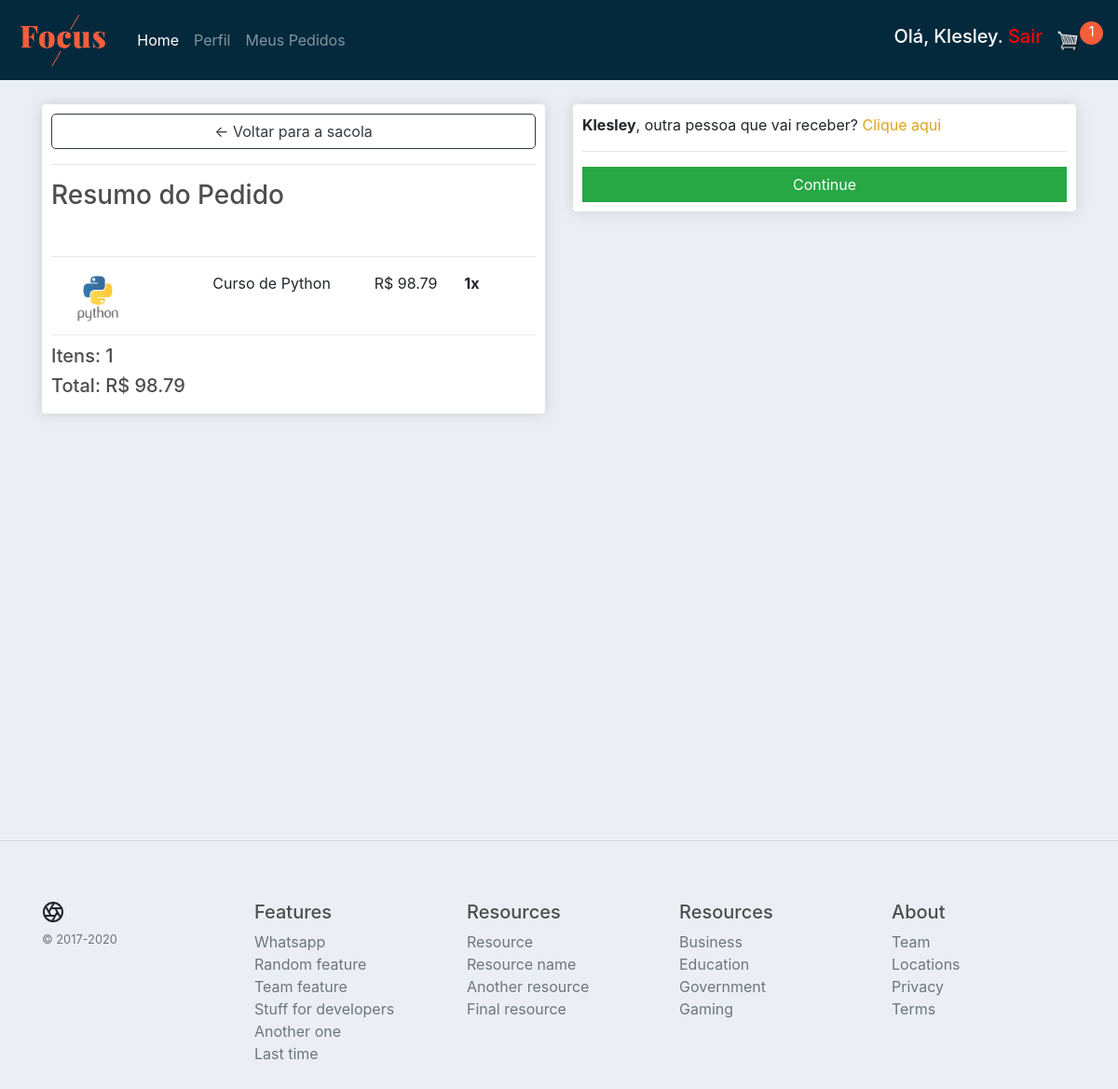
/checkout/ (signed in), run on an earlier commit of the app's database.
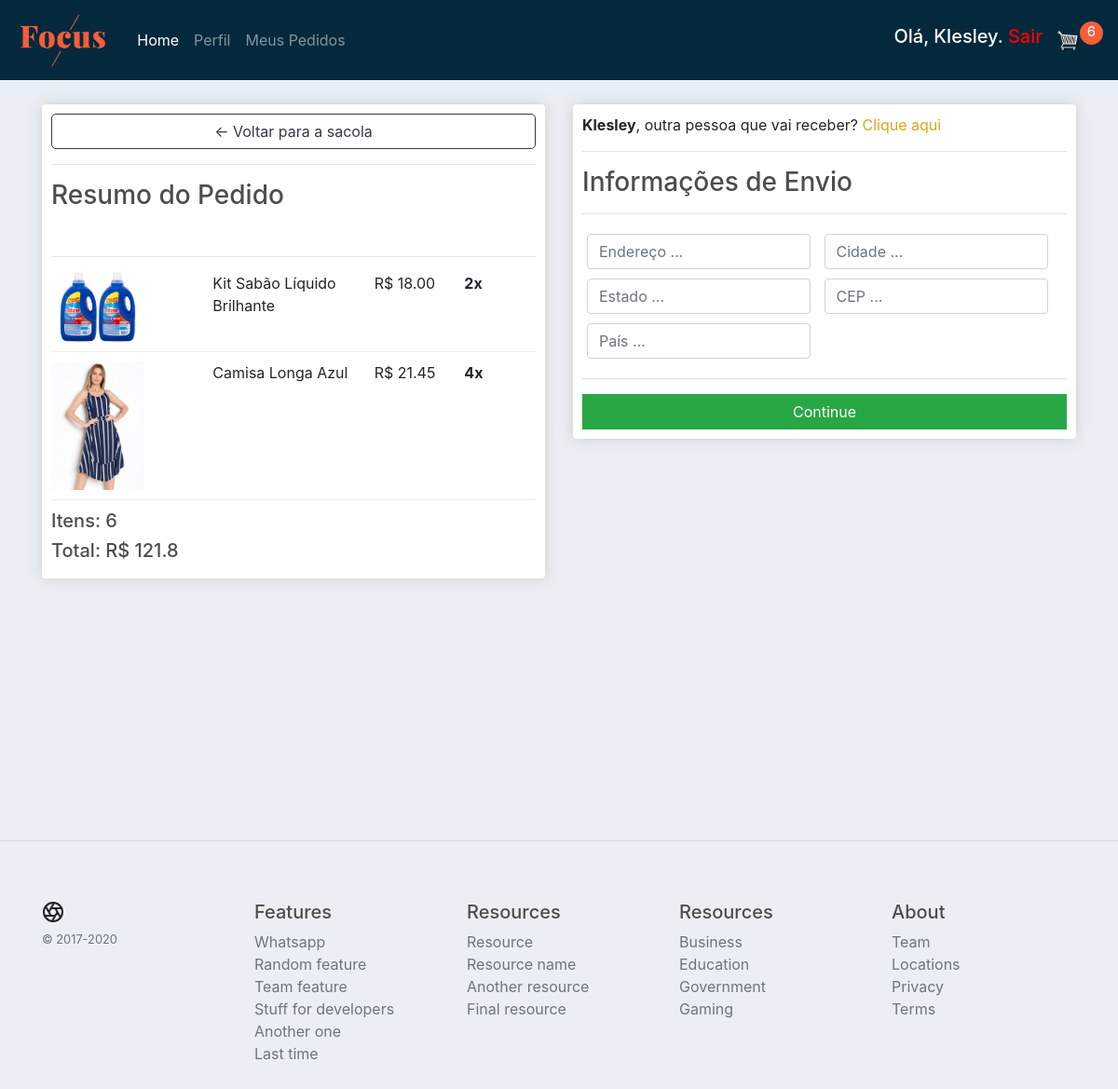
And on a later commit of the database.
### store/models.py (models this page shows, shortened)
class Order(models.Model):
    STATUS = [
        ('In the cart', 'In the cart'),
        ('Waiting for Payment', 'Waiting for Payment'),
        ('Preparation', 'Preparation'),
        ('Out for delivery', 'Out for delivery'),
        ('Delivered', 'Delivered')
    ]
    customer = models.ForeignKey(Customer, on_delete=models.SET_NULL, null=True)
    date_orderd = models.DateTimeField(auto_now_add=True)
    status = models.CharField(max_length=200, choices=STATUS, default=STATUS[0])
    transaction_id = models.CharField(max_length=200, null=False)
    @property
    def get_total_order(self):
        orders_items = self.orderitem_set.all()
        total_order = sum(item.get_total_order_item for item in orders_items)
        return float(total_order)
    @property
    def get_total_cart_items(self):
        orders_items = self.orderitem_set.all()
        total_items = sum([item.quantity for item in orders_items])
        return total_items
    @property
    def shipping(self):
        items = self.orderitem_set.all()
        type_products = [item.product.digital for item in items]
        need_shipping = False in type_products
        return need_shipping

class OrderItem(models.Model):
    product = models.ForeignKey(Product, on_delete=models.CASCADE, null=True)
    order = models.ForeignKey(Order, on_delete=models.CASCADE, null=True)
    quantity = models.IntegerField(default=0, null=False, blank=False)
    date_added = models.DateTimeField(auto_now_add=True)
    @property
    def get_total_order_item(self):
        return self.product.price * self.quantity

class Product(models.Model):
    image = models.ImageField(null=True, blank=True)
    name = models.CharField(max_length=200, null=False)
    description = models.TextField(null=True, blank=True)
    price = models.DecimalField(max_digits=8, decimal_places=2)
    digital = models.BooleanField(default=False, null=False)
    available_quantity = models.IntegerField(default=0, null=False, blank=False)
    date_created = models.DateTimeField(null=True, auto_now_add=True)
    @property
    def image_url(self):
        try:
            url = self.image.url
        except:
            url = f'/static/images/Sem-imagem.png'
        return url

### store/views.py (the view)
# urls.py: path('checkout/', CheckoutView.as_view(), name='checkout'),
class CheckoutView(ListView):
    model = Product
    context_object_name = 'products'
    template_name = 'store/checkout.html'
    def get_context_data(self, **kwargs):
        context = super(CheckoutView, self).get_context_data(**kwargs)
        data = cartData(self.request)
        order = data['order']
        context['order'] = order
        context['quantity_items'] = data['quantity_items']
        context['items'] = data['items']
        return context

### store/utils.py (called while the page is built)
def cartData(request) -> dict:
    if request.user.is_authenticated:
        customer = request.user.customer
        order, created = Order.objects.get_or_create(customer=customer, status=Order.STATUS[0][0])
        items = order.orderitem_set.all()
        quantity_items = items.count()
        return {'order': order, 'items': items, 'quantity_items': quantity_items}
    else:
        return cookieCart(request)

### store/templates/store/checkout.html (shortened to what this page needs)
{% extends 'base.html' %}
{% load static %}
{% block content %}
    <div class="row">
        <div class="col-lg-6">
            <div class="box-element">
                <a class="btn btn-outline-dark btn-block" style="border-radius: 5px" href="{% url 'cart' %}">&#8592
                    Voltar para a sacola</a>
                <hr>
                <h3>Resumo do Pedido</h3>
                <br>
                <hr>
                {% for item in items %}
                    <div class="cart-row">
                        <div style="flex: 2"><img class="row-image" src="{{ item.product.image_url }}" alt=""></div>
                        <div style="flex: 2">{{ item.product.name }}</div>
                        <div style="flex: 1">R$ {{ item.product.price }}</div>
                        <div style="flex: 1"><p class="quantity">{{ item.quantity }}x</p></div>
                    </div>
                {% endfor %}
                <h5>Itens: {{ order.get_total_cart_items }}</h5>
                <h5>Total: R$ {{ order.get_total_order }}</h5>
            </div>
        </div>
        <div class="col-lg-6">
            <div class="box-element" id="form-wrapper">
                <form id="form">
                    {% if  not request.user.is_authenticated %}
                        <div id="user-info">
                            <div class="form-field">
                                <input required type="text" name="name" placeholder="Nome ..." class="form-control">
                            </div>
                            <div class="form-field">
                                <input required type="email" name="email" placeholder="E-mail ..." class="form-control">
                            </div>
                        </div>
                    {% else %}
                        {% for name in request.user.customer.name.split|slice:1 %}
                            <p id="msg-add-other-receiver" class=""><strong>{{ name }}</strong>, outra pessoa que vai
                                receber? <a id="add-other-receiver"
                                            style="color: goldenrod"
                                            href="#">Clique aqui</a>
                            </p>
                        {% endfor %}
                    {% endif %}
                    {% if order.shipping %}
                        <div id="shipping-info">
                            <hr>
                            <h3>Informações de Envio</h3>
                            <hr>
                            <div class="form-field">
                                <input label="Endereço" required type="text" name="adress"
                                       placeholder="Endereço ..." class="form-control">
                            </div>
                            <div class="form-field"><input required type="text" name="city"
                                                           placeholder="Cidade ..." class="form-control">
                            </div>
                            <div class="form-field"><input required type="text" name="state"
                                                           placeholder="Estado ..." class="form-control">
                            </div>
                            <div class="form-field"><input required type="text" name="zipcode"
                                                           placeholder="CEP ..." class="form-control">
                            </div>
                            <div class="form-field"><input required type="text" name="country"
                                                           placeholder="País ..." class="form-control">
                            </div>
                        </div>
                    {% endif %}
                    <hr>
                    <input id="form-button" type="submit" class="btn btn-success btn-block" value="Continue">
                </form>
            </div>
            <br>
        </div>
    </div>
{% endblock %}

### templates/snippet/navbar.html (shortened to what this page needs)
{% load static %}
<nav class="navbar navbar-expand-lg navbar-dark bg-dark">
    <a class="navbar-brand" href="{% url 'store' %}"><img class="brand-img" src="{% static 'images/logo.png' %}" alt=""></a>
    <div class="collapse navbar-collapse" id="navbarSupportedContent">
        <ul class="navbar-nav mr-auto">
            <li class="nav-item active">
                <a class="nav-link" href="{% url 'store' %}">Home <span class="sr-only">(current)</span></a>
            </li>
            {% if request.user.is_authenticated %}
                <a class="nav-link" href="{% url 'account_settings' %}"> Perfil </a>
                <a class="nav-link" href="{% url 'my_orders' %}"> Meus Pedidos </a>
            {% endif %}
        </ul>
        <div class="form-inline my-2 my-lg-0 end">
            {% if request.user.is_authenticated %}
                {% for name in request.user.customer.name.split|slice:1 %}
                    <h5 style="color: white">Olá, {{ name }}. <a style="color: red;" href="{% url 'logout' %}"> Sair</a>
                    </h5>
                {% endfor %}
            {% else %}
                <a href="{% url 'login_page' %}" class="btn btn-warning"
                   style="color: white;border-radius: 5px;background-color: #F45E39;border-color: #F45E39;"><strong>Login</strong></a>
            {% endif %}
            <a href="{% url 'cart' %}">
                <img id="cart-icon" src="{% static 'images/cart.png' %}">
            </a>
            <p id="cart-total">{{ order.get_total_cart_items }}</p>
        </div>
    </div>
</nav>

What changed in the data, as far as the page shows it:
no longer on this page (row edited): Order: get_total_cart_items "1", get_total_order "98.79"
no longer on this page (row unchanged): OrderItem: product.image_url (picture), product.name "Curso de Python", product.price "98.79", quantity "1"
added Order: get_total_cart_items "6", get_total_order "121.8"
added OrderItem: product.image_url (picture), product.name "Kit Sabão Líquido Brilhante", product.price "18.00", quantity "2"
added OrderItem: product.image_url (picture), product.name "Camisa Longa Azul", product.price "21.45", quantity "4"
Also different on the page:
text now shown: "Informações de Envio"
